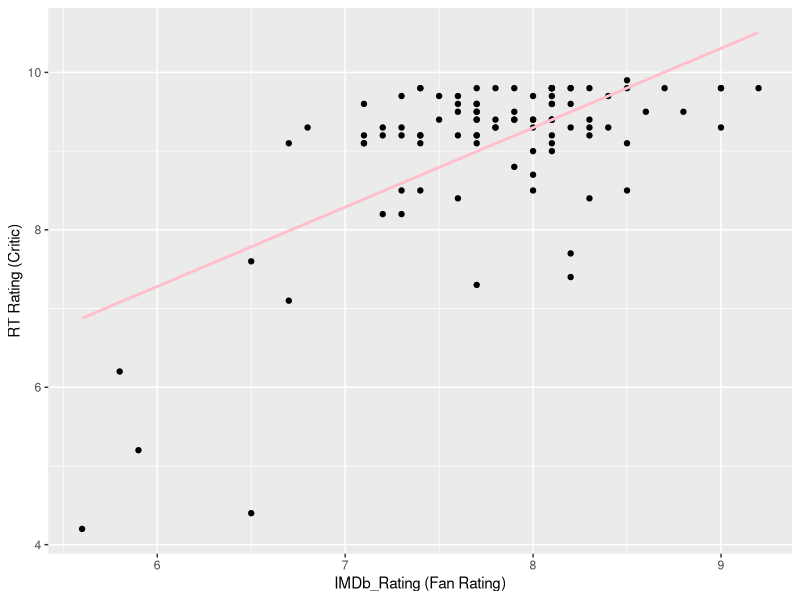

Write R code to recreate this figure.
## ---- chunk 1
library(tidyverse)
## ---- chunk 2
imdb_rt <- read_csv("imdb_rt_oscars.csv")
## ---- chunk 3
summary(imdb_rt$`IMDb_Rating (Fan Rating)`)
## ---- chunk 4
summary(imdb_rt$`RT Rating (Critic)`)
## ---- chunk 5
imdb_rt |>
  ggplot(aes(x = `IMDb_Rating (Fan Rating)`, y = `RT Rating (Critic)`)) +
  geom_point() +
  geom_smooth(method = "lm", se = FALSE, color = "pink")
